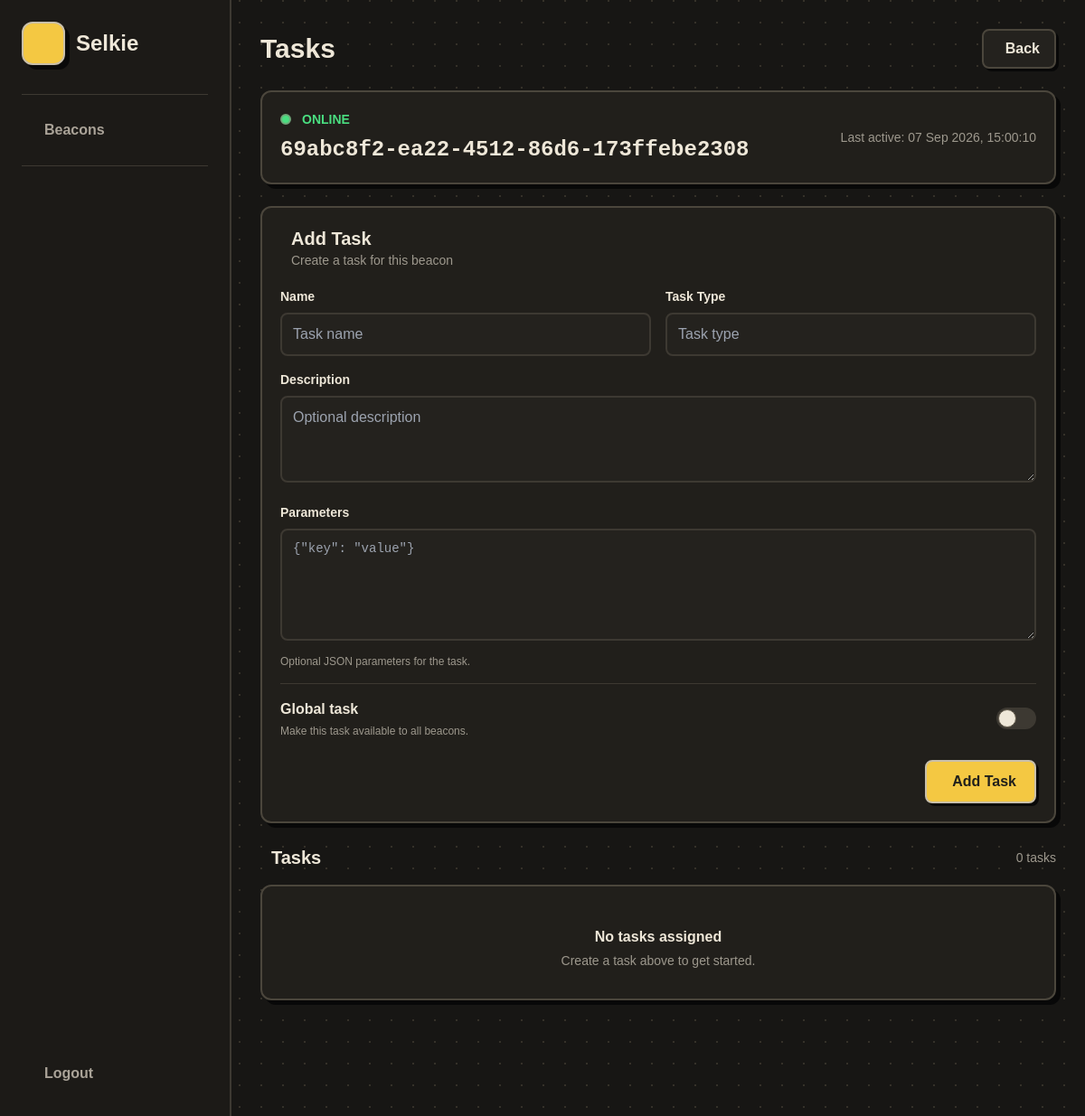
The page /task/tasks/69abc8f2-ea22-4512-86d6-173ffebe2308 on the database as committed earlier.
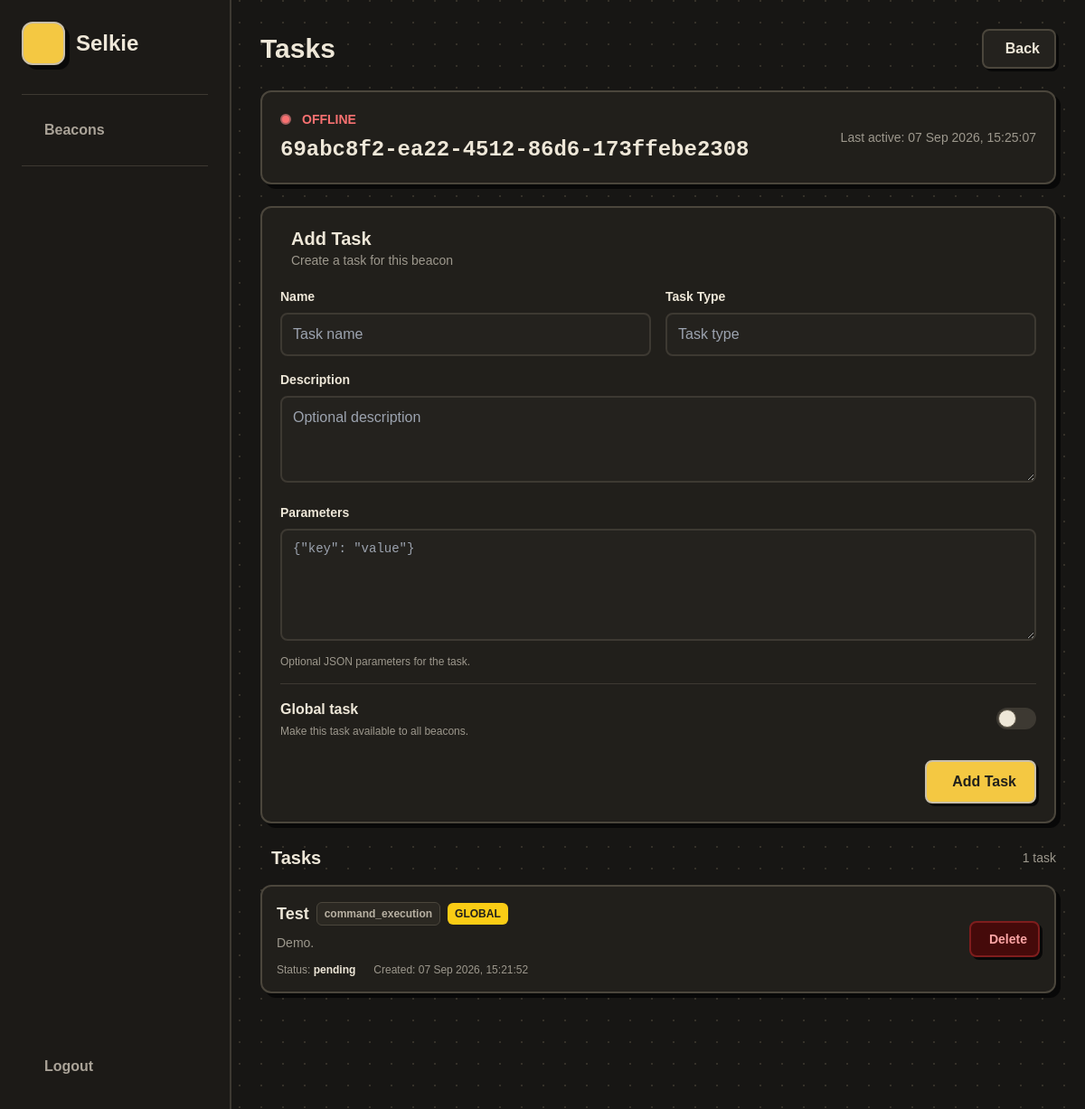
The same page on the database as committed later.
### db_manager.py (models this page shows)
class Base(DeclarativeBase):
    pass

class Beacon(Base):
    __tablename__ = "beacons"
    id: Mapped[str] = mapped_column(String, primary_key=True)
    public_key: Mapped[str] = mapped_column(String)
    system_info: Mapped[str] = mapped_column(JSON)
    registered_at: Mapped[datetime] = mapped_column(DateTime)
    last_active: Mapped[datetime] = mapped_column(DateTime)
    status: Mapped[str] = mapped_column(String, default="offline")

class Task(Base):
    __tablename__ = "tasks"
    id: Mapped[str] = mapped_column(
        String, primary_key=True, default=lambda: str(uuid4())
    )
    beacon_id: Mapped[str | None] = mapped_column(
        ForeignKey("beacons.id"), nullable=True
    )
    is_global: Mapped[bool] = mapped_column(Boolean, default=False)
    name: Mapped[str] = mapped_column(String)
    description: Mapped[str | None] = mapped_column(String, nullable=True)
    task_type: Mapped[str] = mapped_column(String)
    parameters: Mapped[dict | None] = mapped_column(JSON, nullable=True)
    status: Mapped[str] = mapped_column(String, default="pending")
    created_at: Mapped[datetime] = mapped_column(DateTime, default=datetime.now)
    completed_at: Mapped[datetime | None] = mapped_column(DateTime, nullable=True)

### task.py (the view)
@task.route("/tasks/<beacon_id>", methods=["GET"])
def view_tasks(beacon_id):
    with get_session() as session:
        beacon = session.query(Beacon).filter_by(id=beacon_id).first()
        if not beacon:
            return "Beacon not found", 404
        tasks = (
            session.query(Task)
            .join(Beacon, isouter=True)
            .filter(or_(Task.beacon_id == beacon_id, Task.is_global.is_(True)))
            .all()
        )
    return render_template("tasks.html", beacon=beacon, tasks=tasks)

### db_manager.py (called while the page is built)
def get_session():
    return Session(engine)

### templates/tasks.html (shortened to what this page needs)
{% extends "base.html" %}
{% block navbar_title %}
Tasks
{% endblock %}
{% block navbar_actions %}
<a href="{{ url_for('dashboard.beacon_details', beacon_id=beacon.id) }}" class="secondary-btn rounded-lg px-4 py-2
           font-bold flex items-center gap-2">
    Back
</a>
{% endblock %}
{% block content %}
<div class="mx-auto">
    <section class="retro-card rounded-xl p-5 mb-6">
        <div class="flex flex-col sm:flex-row
                    sm:items-center sm:justify-between gap-4">
            <div class="min-w-0">
                <div class="flex items-center gap-3 mb-2">
                    {% if beacon.status == "online" %}
                    <span class="w-3 h-3 rounded-full
                                   bg-green-400
                                   border-2 border-[#6fa879]"></span>
                    <span class="text-sm font-black text-green-400">
                        ONLINE
                    </span>
                    {% else %}
                    <span class="w-3 h-3 rounded-full
                                   bg-red-400
                                   border-2 border-[#a85f5f]"></span>
                    <span class="text-sm font-black text-red-400">
                        OFFLINE
                    </span>
                    {% endif %}
                </div>
                <h2 class="text-xl sm:text-2xl font-black mono break-all">
                    {{ beacon.id }}
                </h2>
            </div>
            <div class="text-sm muted shrink-0">
                {% if beacon.last_active %}
                Last active:
                {{ beacon.last_active.strftime("%d %b %Y, %H:%M:%S") }}
                {% else %}
                Never active
                {% endif %}
            </div>
        </div>
    </section>
    <section class="retro-card rounded-xl p-5 mb-6">
        <div class="flex items-center gap-3 mb-5">
            <div>
                <h2 class="text-xl font-black">
                    Add Task
                </h2>
                <p class="text-sm muted">
                    Create a task for this beacon
                </p>
            </div>
        </div>
        <form method="POST" action="{{ url_for('task.create_task') }}" class="space-y-4">
            <div class="grid grid-cols-1 md:grid-cols-2 gap-4">
                <div>
                    <label for="name" class="block text-sm font-bold mb-2">
                        Name
                    </label>
                    <input id="name" name="name" type="text" required placeholder="Task name" class="w-full rounded-lg
                               bg-[#24221e]
                               border-2 border-[#3d3932]
                               px-3 py-2.5
                               text-[#eee7d8]
                               outline-none
                               focus:border-[#c9bfa9]">
                </div>
                <div>
                    <label for="task_type" class="block text-sm font-bold mb-2">
                        Task Type
                    </label>
                    <input id="task_type" name="task_type" type="text" required placeholder="Task type" class="w-full rounded-lg
                               bg-[#24221e]
                               border-2 border-[#3d3932]
                               px-3 py-2.5
                               text-[#eee7d8]
                               outline-none
                               focus:border-[#c9bfa9]">
                </div>
            </div>
            <div>
                <label for="description" class="block text-sm font-bold mb-2">
                    Description
                </label>
                <textarea id="description" name="description" rows="3" placeholder="Optional description" class="w-full rounded-lg
                           bg-[#24221e]
                           border-2 border-[#3d3932]
                           px-3 py-2.5
                           text-[#eee7d8]
                           outline-none
                           resize-y
                           focus:border-[#c9bfa9]"></textarea>
            </div>
            <div>
                <label for="parameters" class="block text-sm font-bold mb-2">
                    Parameters
                </label>
                <textarea id="parameters" name="parameters" rows="5" placeholder='{"key": "value"}' class="w-full rounded-lg
                           bg-[#24221e]
                           border-2 border-[#3d3932]
                           px-3 py-2.5
                           text-[#eee7d8]
                           mono text-sm
                           outline-none
                           resize-y
                           focus:border-[#c9bfa9]"></textarea>
                <p class="text-xs muted mt-2">
                    Optional JSON parameters for the task.
                </p>
            </div>
            <div class="flex items-center justify-between
                       gap-4
                       pt-4
                       border-t border-[#3d3932]">
                <div>
                    <label for="is_global" class="font-bold">
                        Global task
                    </label>
                    <p class="text-xs muted mt-1">
                        Make this task available to all beacons.
                    </p>
                </div>
                <label class="relative inline-flex items-center cursor-pointer">
                    <div class="w-11 h-6
                               bg-[#3d3932]
                               rounded-full
                               peer-checked:bg-[#f4c842]
                               after:content-['']
                               after:absolute
                               after:top-[2px]
                               after:left-[2px]
                               after:w-5
                               after:h-5
                               after:bg-[#eee7d8]
                               after:border-[#665e4f]
                               after:border
                               after:rounded-full
                               after:transition-all
                               peer-checked:after:translate-x-full
                               peer-checked:after:border-[#c9bfa9]"></div>
                </label>
            </div>
            <div class="flex justify-end pt-2">
                <button type="submit" class="retro-btn rounded-lg
                           px-5 py-2.5
                           font-black
                           flex items-center gap-2">
                    Add Task
                </button>
            </div>
        </form>
    </section>
    <section>
        <div class="flex items-center justify-between mb-4">
            <div class="flex items-center gap-3">
                <h2 class="text-xl font-black">
                    Tasks
                </h2>
            </div>
            <span class="text-sm muted">
                {{ tasks|length }} task{% if tasks|length != 1 %}s{% endif %}
            </span>
        </div>
        {% if tasks %}
        <div class="space-y-3">
            {% for task in tasks %}
            <div class="retro-card rounded-xl p-4">
                <div class="flex flex-col
                                   md:flex-row
                                   md:items-center
                                   md:justify-between
                                   gap-4">
                    <div class="min-w-0">
                        <div class="flex flex-wrap
                                           items-center gap-2 mb-2">
                            <h3 class="font-black text-lg">
                                {{ task.name }}
                            </h3>
                            <span class="text-xs font-bold
                                               px-2 py-1
                                               rounded-md
                                               bg-[#2b2822]
                                               border border-[#4b463c]
                                               text-[#b8b1a3]">
                                {{ task.task_type }}
                            </span>
                            {% if task.is_global %}
                            <span class="text-xs font-bold
                                                   px-2 py-1
                                                   rounded-md
                                                   bg-yellow-400
                                                   text-[#201f1b]">
                                GLOBAL
                            </span>
                            {% endif %}
                        </div>
                        {% if task.description %}
                        <p class="text-sm muted mb-3">
                            {{ task.description }}
                        </p>
                        {% endif %}
                        <div class="flex flex-wrap
                                           items-center gap-x-5
                                           gap-y-1
                                           text-xs muted">
                            <span>
                                Status:
                                <strong class="text-[#eee7d8]">
                                    {{ task.status }}
                                </strong>
                            </span>
                            {% if task.created_at %}
                            <span>
                                Created:
                                {{ task.created_at.strftime(
                                "%d %b %Y, %H:%M:%S"
                                ) }}
                            </span>
                            {% endif %}
                        </div>
                    </div>
                    <form method="POST" action="{{ url_for(
        'task.delete_task',
        beacon_id=beacon.id,
        task_id=task.id
    ) }}" class="inline-block">
                        <button type="submit" class="rounded-lg
               border-2 border-red-900
               bg-red-950
               px-3 py-2
               flex items-center gap-2
               text-sm font-bold text-red-300
               shadow-[3px_3px_0_#080808]
               transition
               hover:bg-red-900
               hover:border-red-700
               hover:text-red-100
               hover:translate-x-[2px]
               hover:translate-y-[2px]
               hover:shadow-[1px_1px_0_#080808]">
                            Delete
                        </button>
                    </form>
                </div>
            </div>
            {% endfor %}
        </div>
        {% else %}
        <div class="retro-card rounded-xl p-8 text-center">
            <p class="font-bold mt-3">
                No tasks assigned
            </p>
            <p class="text-sm muted mt-1">
                Create a task above to get started.
            </p>
        </div>
        {% endif %}
    </section>
</div>
{% endblock %}

### templates/base.html (shortened to what this page needs)
<!DOCTYPE html>
<html lang="en">
<head>
    <script src="https://cdn.tailwindcss.com"></script>
</head>
<body class="min-h-screen">
    <aside class="sidebar fixed inset-y-0 left-0
               hidden lg:flex
               w-64
               p-6
               flex-col">
        <a href="/" class="flex items-center gap-3">
            <div class="logo-box
                       w-12 h-12
                       rounded-xl
                       flex items-center justify-center
                       shrink-0">
            </div>
            <span class="text-2xl font-black">
                Selkie
            </span>
        </a>
        <nav class="sidebar-nav mt-8 py-4">
            <a href="{{ url_for('dashboard.beacons') }}" class="sidebar-link
                       rounded-lg
                       px-3 py-2.5
                       flex items-center gap-3
                       font-bold
                       ">
                <span>
                    Beacons
                </span>
            </a>
        </nav>
        <div class="mt-auto pt-5">
            <a href="/auth/logout" class="sidebar-link
                       rounded-lg
                       px-3 py-2.5
                       flex items-center gap-3
                       font-bold">
                <span>
                    Logout
                </span>
            </a>
        </div>
    </aside>
    <div class="lg:ml-64 min-h-screen">
        <header class="mx-5 mt-5 lg:mx-8 lg:mt-8
                   flex items-center justify-between
                   gap-4">
            <div class="min-w-0">
                <h1 class="text-2xl sm:text-3xl font-black">
                    {% block navbar_title %}{% endblock %}
                </h1>
            </div>
            <div class="flex items-center gap-3 shrink-0">
                {% block navbar_actions %}{% endblock %}
            </div>
        </header>
        <main class="px-8 pb-8 pt-6 ">
            {% block content %}{% endblock %}
        </main>
    </div>
</body>
</html>

### templates/base.html (style rules this page uses)
body { background: #171614; background-image: radial-gradient(circle at 1px 1px, #353129 1px, transparent 0); background-size: 24px 24px; font-family: "Trebuchet MS", sans-serif; color: #eee7d8; }
.retro-card { background: #211f1b; border: 2px solid #4b463c; box-shadow: 5px 5px 0 #080808; }
.retro-btn { background: #f4c842; color: #201f1b; border: 2px solid #c9bfa9; box-shadow: 3px 3px 0 #080808; transition: .12s; }
.secondary-btn { background: #24221e; color: #eee7d8; border: 2px solid #4b463c; box-shadow: 3px 3px 0 #080808; transition: .12s; }
.muted { color: #9d988d; }
.mono { font-family: monospace; }
.logo-box { background: #f4c842; border: 2px solid #c9bfa9; box-shadow: 5px 5px 0 #090909; }
.sidebar { background: #1c1a17; border-right: 2px solid #3d3932; }
.sidebar-nav { border-top: 1px solid #3d3932; border-bottom: 1px solid #3d3932; }
.sidebar-link { color: #aaa398; border: 1px solid transparent; transition: .12s; }

Rows that differ between the two databases and show on the page:
changed Beacon "69abc8f2-ea22-4512-86d6-173ffebe2308": status "online" → "offline" (drawn); last_active "07 Sep 2026, 15:00:10" → "07 Sep 2026, 15:25:07"
added Task: name "Test", task_type "command_execution", is_global "GLOBAL", description "Demo.", status "pending", created_at "07 Sep 2026, 15:21:52"
Other text that changed with them:
{{ tasks|length }}: "0" → "1"
text no longer shown: "ONLINE s No tasks assigned Create a task above to get started."
text now shown: "OFFLINE"
